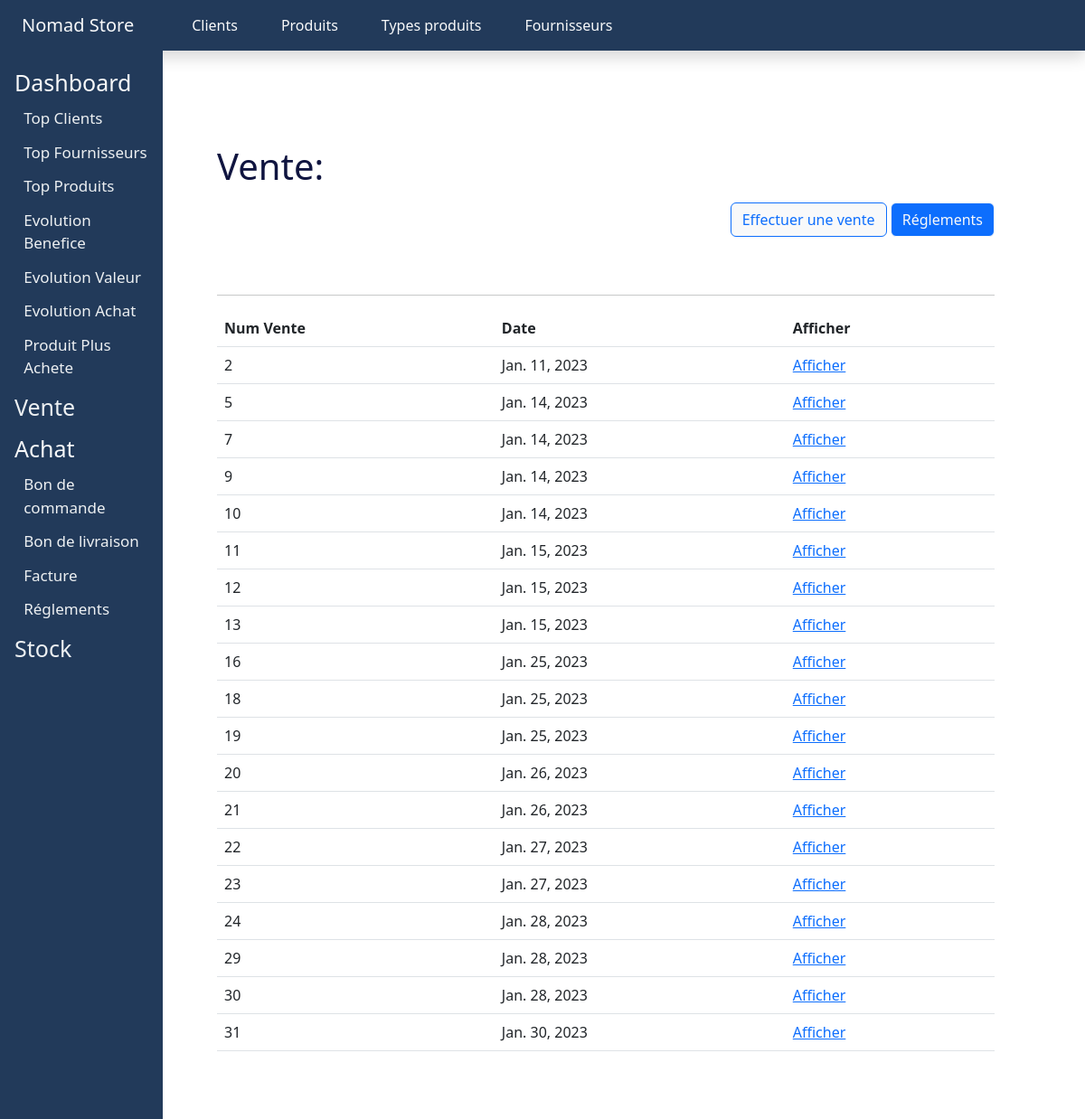
The page /vente/ on the database its author committed.
### application/models.py (models this page shows)
class Vente(models.Model):
    Montant = models.IntegerField(default=0)
    Date_Vente = models.DateField(auto_now_add=True)
    Client = models.ForeignKey(Client, on_delete = models.CASCADE)
    Produits = models.ManyToManyField('Product' , through='Effectuer_vente')

### application/views.py (the view)
# urls.py: path('vente/' , views.vente , name='Vente'),
def vente(request):
    ventes = Vente.objects.all()
    for vente in ventes:
        prod = []
        produits = Effectuer_vente.objects.all().filter(Ventes=vente)
        for produit in produits :
            prod.append(produit.Produits_vente)
        if prod == []:
            vente.delete()
    return render(request,'Vente.html' , {"ventes":ventes})

### application/templates/Vente.html (shortened to what this page needs)
<!DOCTYPE html>
<html lang="en">
  {%load static%}
  <head>
    <link
      href="https://cdn.jsdelivr.net/npm/bootstrap@5.3.0-alpha1/dist/css/bootstrap.min.css"
      rel="stylesheet"
    />
    <link rel="stylesheet" href="{% static 'css/style.css' %}" />
  </head>
  <body>
    <div class="sidenav">
      <a href="">Dashboard</a>
      <a href="{% url 'Vente' %}">Vente</a>
      <div class="accordion-item">
        <h2 class="accordion-header" id="headingOne">
          <a
            class="accordion-button"
            type="button"
            data-bs-toggle="collapse"
            data-bs-target="#collapseOne"
            aria-expanded="false"
            aria-controls="collapseOne"
          >
          </a>
        </h2>
        <div
          id="collapseOne"
          class="accordion-collapse collapse show"
          aria-labelledby="headingOne"
          data-bs-parent="#accordionExample"
        >
          <a href="{% url 'Bon_commande' %}" class="accordion-body"
            >Bon de commande</a
          >
          <a href="{% url 'Bon_livraison' %}" class="accordion-body"
            >Bon de livraison</a
          >
          <a href="{% url 'Facture' %}" class="accordion-body">Facture</a>
          <a href="{% url 'Vente' %}" class="accordion-body">Réglements</a>
        </div>
      </div>
      <a href="{% url 'Stock' %}">Stock</a><br />
    </div>
    {% include 'header.html' %}
    <section>
      <h1 class="items-list-title">Vente:</h1>
      <div class="d-flex justify-content-between pt-2 pb-5">
        <div>
          <a class="col-auto" href="{% url 'Ajouter_vente' %}">
            <button class="btn btn-outline-primary btn-light">
              Effectuer une vente
            </button></a
          >
          <a
            class="col-auto col-auto-offset-9"
            href="{% url 'Réglements_vente' %}"
            ><button class="btn btn-primary btn-outline-light">
              Réglements
            </button></a
          >
        </div>
      </div>
      <hr />
      <table class="table">
        <thead>
          <tr>
            <th scope="col">Num Vente</th>
            <th scope="col">Date</th>
            <th scope="col">Afficher</th>
          </tr>
        </thead>
        <tbody>
          {% for vente in ventes %}
          <tr>
            <td>{{ vente.id }}</td>
            <td>{{ vente.Date_Vente }}</td>
            <td>
              <a href="{% url 'Afficher_vente' vente.id %}">Afficher</a>
            </td>
          </tr>
          {% endfor %}
        </tbody>
      </table>
    </section>
  </body>
</html>

### application/templates/header.html (shortened to what this page needs)
{% load static %}
<html lang="en">
  <head>
    <link rel="stylesheet" href="{% static 'css/style.css' %}" />
    <link
      href="https://cdn.jsdelivr.net/npm/bootstrap@5.3.0-alpha1/dist/css/bootstrap.min.css"
      rel="stylesheet"
    />
  </head>
  <body>
    <nav class="navbar navbar-expand-lg text-light shadow">
      <a class="navbar-brand px-4 text-light" href="/home">Nomad Store</a>
      <div class="collapse navbar-collapse" id="navbarNav">
        <ul class="navbar-nav list-unstyled">
          <li class="nav-item navlink">
            <a
              href="{% url 'ClientList' %}"
              class="text-light p-4 navlink"
              href="#"
              >Clients</a
            >
          </li>
          <li class="nav-item">
            <a
              href="{% url 'ProdList' %}"
              class="text-light p-4 navlink"
              href="#"
              >Produits</a
            >
          </li>
          <li class="nav-item">
            <a
              href="{% url 'TypeList' %}"
              class="text-light p-4 navlink"
              href="#"
              >Types produits</a
            >
          </li>
          <li class="nav-item">
            <a
              href="{% url 'FournisseursList' %}"
              class="text-light p-4 navlink"
              href="#"
              >Fournisseurs</a
            >
          </li>
        </ul>
      </div>
    </nav>
    <div class="sidenav text-light">
      <div class="accordion-item">
        <h2 class="accordion-header" id="headingOne">
          <a
            class="accordion-button"
            type="button"
            data-bs-toggle="collapse"
            data-bs-target="#collapseOne"
            aria-expanded="false"
            aria-controls="collapseOne"
          >
            Dashboard
          </a>
        </h2>
        <div
          id="collapseOne"
          class="accordion-collapse collapse show"
          aria-labelledby="headingOne"
          data-bs-parent="#accordionExample"
        >
          <a href="{% url 'Best_Clients' %}" class="accordion-body acc-side"
            >Top Clients</a
          >
          <a
            href="{% url 'Best_Fournisseurs' %}"
            class="accordion-body acc-side"
            >Top Fournisseurs</a
          >
          <a href="{% url 'Best_Products' %}" class="accordion-body acc-side"
            >Top Produits</a
          >
          <a
            href="{% url 'evolution_benefice' %}"
            class="accordion-body acc-side"
            >Evolution Benefice</a
          ><a
            href="{% url 'evolution_valeur' %}"
            class="accordion-body acc-side"
            >Evolution Valeur</a
          ><a href="{% url 'evolution_achat' %}" class="accordion-body acc-side"
            >Evolution Achat</a
          ><a
            href="{% url 'produit_plusAchete' %}"
            class="accordion-body acc-side"
            >Produit Plus Achete</a
          >
        </div>
      </div>
      <a href="{% url 'Vente' %}">Vente</a>
      <div class="accordion-item">
        <h2 class="accordion-header" id="headingOne">
          <a
            class="accordion-button"
            type="button"
            data-bs-toggle="collapse"
            data-bs-target="#collapseOne"
            aria-expanded="false"
            aria-controls="collapseOne"
          >
            Achat
          </a>
        </h2>
        <div
          id="collapseOne"
          class="accordion-collapse collapse show"
          aria-labelledby="headingOne"
          data-bs-parent="#accordionExample"
        >
          <a href="{% url 'Bon_commande' %}" class="accordion-body acc-side"
            >Bon de commande</a
          >
          <a href="{% url 'Bon_livraison' %}" class="accordion-body acc-side"
            >Bon de livraison</a
          >
          <a href="{% url 'Facture' %}" class="accordion-body acc-side"
            >Facture</a
          >
          <a href="{% url 'Réglements_achat' %}" class="accordion-body acc-side"
            >Réglements</a
          >
        </div>
      </div>
      <a href="{% url 'Stock' %}">Stock</a><br />
    </div>
  </body>
</html>

### application/static/css/style.css (style rules this page uses)
section { background-color: #fff; height: 80vh; width: 80%; overflow-y: scroll; border-radius: 10px; position: absolute; top: 110px; right: 50px; padding: 50px; }
.items-list-title { color: #101540; }
nav { background-color: #223a5a; }
.sidenav { height: 100%; width: 15%; position: fixed; z-index: 1; top: 0; left: 0; background-color: #223a5a; overflow-x: hidden; margin-top: 55px; padding-top: 15px; }
.sidenav a { padding: 6px 8px 6px 16px; text-decoration: none; font-size: 25px; color: #edf0f2; display: block; }
.sidenav .acc-side { font-size: 17px; margin-left: 0.6em; }
a.navlink { text-decoration: none; }

### rows shown on the page
Vente: id "2", Date_Vente "Jan. 11, 2023"
Vente: id "5", Date_Vente "Jan. 14, 2023"
Vente: id "7", Date_Vente "Jan. 14, 2023"
Vente: id "9", Date_Vente "Jan. 14, 2023"
Vente: id "10", Date_Vente "Jan. 14, 2023"
Vente: id "11", Date_Vente "Jan. 15, 2023"
Vente: id "12", Date_Vente "Jan. 15, 2023"
Vente: id "13", Date_Vente "Jan. 15, 2023"
Vente: id "16", Date_Vente "Jan. 25, 2023"
Vente: id "18", Date_Vente "Jan. 25, 2023"
Vente: id "19", Date_Vente "Jan. 25, 2023"
Vente: id "20", Date_Vente "Jan. 26, 2023"
Vente: id "21", Date_Vente "Jan. 26, 2023"
Vente: id "22", Date_Vente "Jan. 27, 2023"
Vente: id "23", Date_Vente "Jan. 27, 2023"
Vente: id "24", Date_Vente "Jan. 28, 2023"
Vente: id "29", Date_Vente "Jan. 28, 2023"
Vente: id "30", Date_Vente "Jan. 28, 2023"
Vente: id "31", Date_Vente "Jan. 30, 2023"
